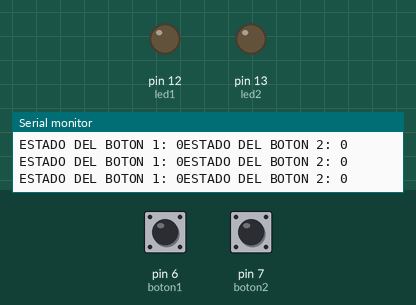
A sketch run on a simulated Arduino Uno, built with avr-gcc and run on an emulated ATmega328P. Parts: output pins drawn as LEDs (lit = HIGH), the last lines printed to the serial monitor. The test bench sets the inputs (shaded band); at power-on: pin 6 (boton1) LOW, pin 7 (boton2) LOW.

Above: at 1.3 s.
1.4 s: pin 6 (boton1) pulled HIGH for 0.3 s
At 1.87 s:
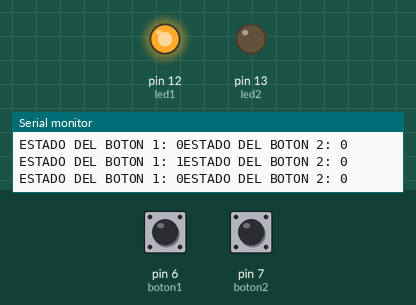
3.5 s: pin 7 (boton2) pulled HIGH for 0.3 s
At 4.1 s:
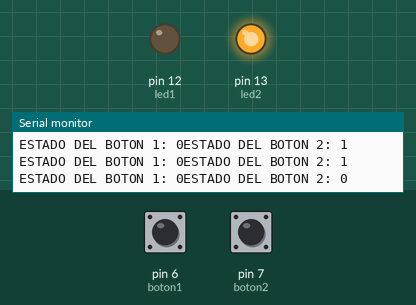
5.7 s: pin 7 (boton2) pulled HIGH for 3.2 s
At 9.6 s:
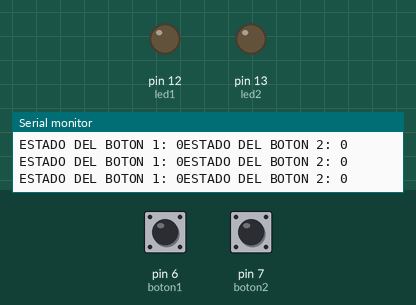
10.7 s: pin 6 (boton1) pulled HIGH for 3.2 s
At 11.6 s:
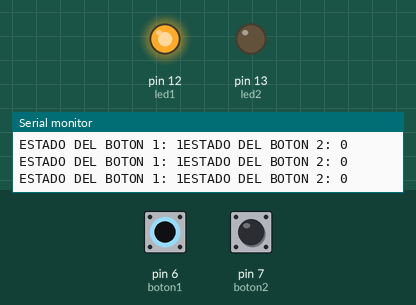
15.7 s: pin 6 (boton1) driven HIGH and pin 7 (boton2) driven HIGH
At 17.0 s:
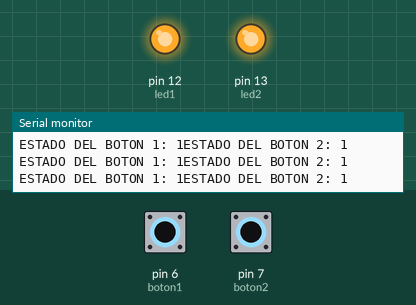
Timing chart, 0 to 18.5 s (numbered marks = the images above; inputs shaded):
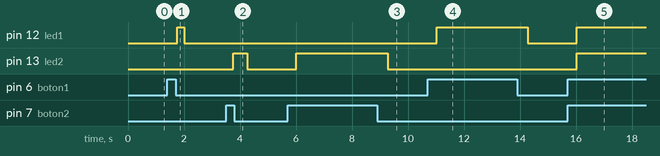

The sketch:

Botones.ino
```cpp
int boton1 = 6;
int boton2 = 7;
int led1 = 12;
int led2 = 13;


void setup() {

Serial.begin(9600);
pinMode(boton1,INPUT);
pinMode(boton2,INPUT);
pinMode(led1,OUTPUT);
pinMode(led2,OUTPUT);

}

void loop() {
int estadoBoton1 = digitalRead(boton1); // PULL-UP
int estadoBoton2 = digitalRead(boton2); // PULL - DOWN

Serial.print("ESTADO DEL BOTON 1:");Serial.print(" ");Serial.print(estadoBoton1);

Serial.print("ESTADO DEL BOTON 2:");Serial.print(" ");Serial.print(estadoBoton2);
Serial.println("");
delay(250);


//condicion 1
if(estadoBoton1 == 1){
  digitalWrite(led1,HIGH);
}
else{
  digitalWrite(led1,LOW);
}
// condicion 2
if(estadoBoton2 == 1){
  digitalWrite(led2,HIGH);
}
else{
  digitalWrite(led2,LOW);
}


}
```

Measured:
- after the input at 1.4 s, pin 12 (led1): LOW → HIGH after 0.35 s, → LOW 0.25 s later
- after the input at 3.5 s, pin 13 (led2): LOW → HIGH after 0.26 s, → LOW 0.50 s later
- after the input at 5.7 s, pin 13 (led2): LOW → HIGH after 0.31 s, → LOW 3.3 s later
- after the input at 10.7 s, pin 12 (led1): LOW → HIGH after 0.32 s, → LOW 3.3 s later
- after the input at 15.7 s, pin 12 (led1), pin 13 (led2): LOW → HIGH after 0.33 s
